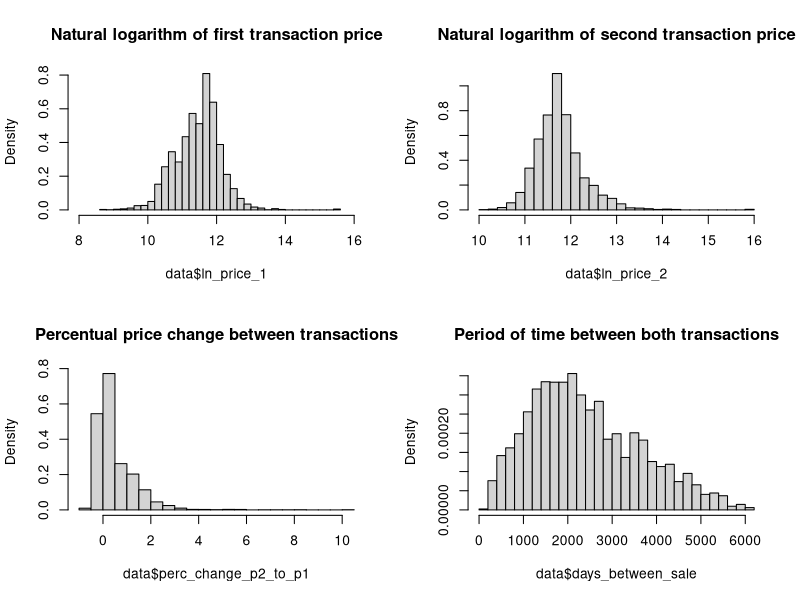
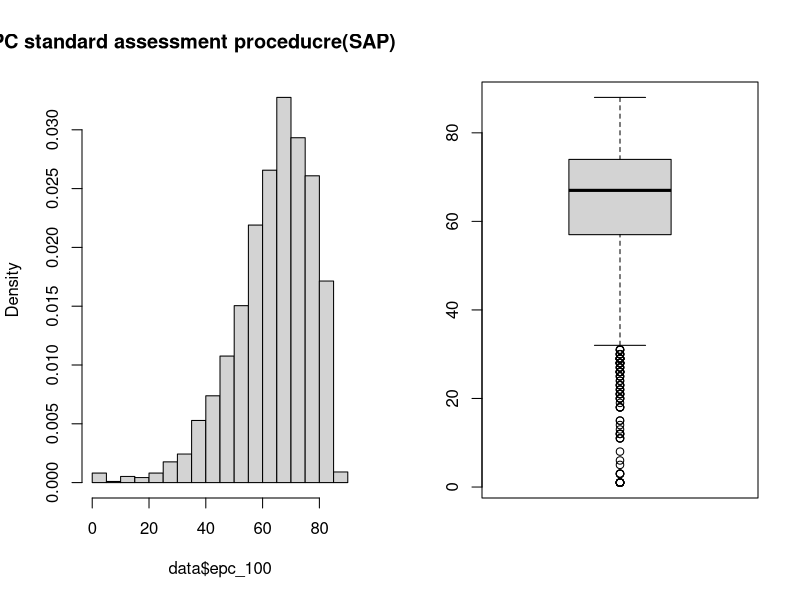
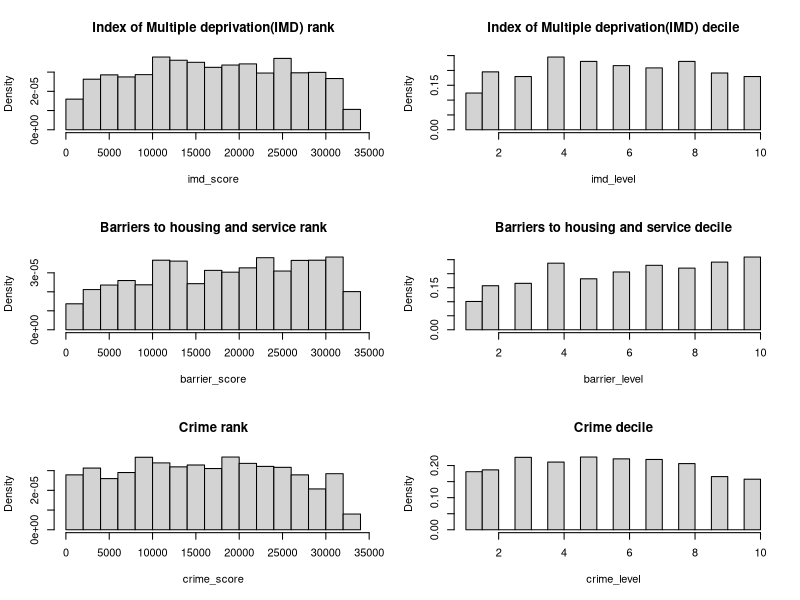
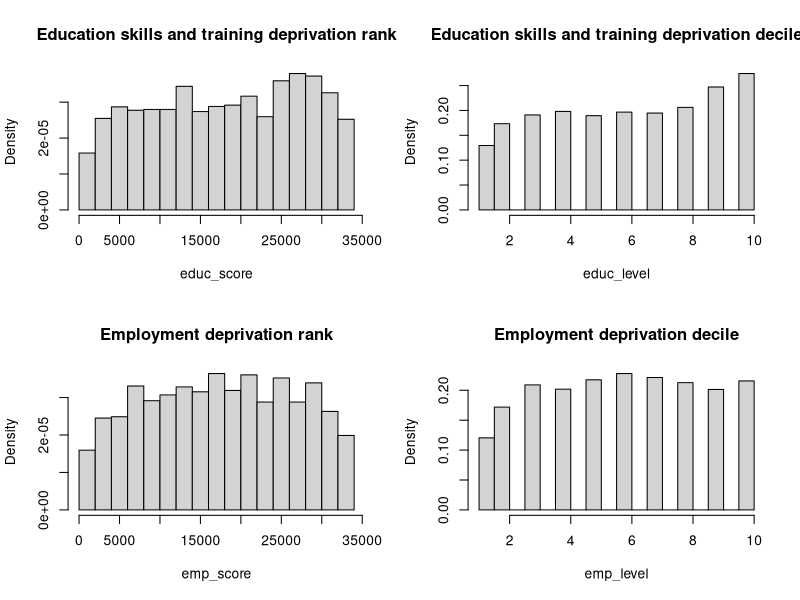

Generate these figures, in order, with R:
#Reproduction of page 7,8 in data paper
data <- read.csv("data.csv")
library(timeDate)
describe <- function(variable) {
    z <- data.frame(
        Mean = mean(variable),
        Median = median(variable),
        Std = sd(variable),
        Skewness = skewness(variable),
        Kurtosis = kurtosis(variable),
        Smallest = min(variable),
        Largest = max(variable),
        Obs = length(variable)
    )
    return(z)
}

result <- rbind(
    describe(data$price_1),
    describe(data$price_2),
    describe(data$ln_price_1),
    describe(data$ln_price_2),
    describe(data$perc_change_p2_to_p1),
    describe(data$days_between_sale)
)

print(result)

#We can add Normality check for the data set. qq plots.

windows()
par(mfrow = c(2, 2))
hist(data$ln_price_1, freq = F, breaks = 30, xlim = range(c(8, 16)),main="Natural logarithm of first transaction price")
hist(data$ln_price_2, freq = F, breaks = 30, xlim = range(c(10, 16)),main="Natural logarithm of second transaction price")
hist(data$perc_change_p2_to_p1, freq = F, breaks = 30,main="Percentual price change between transactions")
hist(data$days_between_sale, freq = F, breaks = 35,main="Period of time between both transactions")

epc <- function(x) {
    f <- as.numeric(table(x)[2])
    if (is.na(f)) {
        f <- 0
    }
    z <- data.frame(
        Frequency = f,
        Fraction = f / 4201
    )
    return(z)
}

epc_band <- rbind(
    epc(data$epc_rating_a),
    epc(data$epc_rating_b),
    epc(data$epc_rating_c),
    epc(data$epc_rating_d),
    epc(data$epc_rating_e),
    epc(data$epc_rating_f),
    epc(data$epc_rating_g)
)

print(epc_band)

windows()
par(mfrow = c(1, 2))
hist(data$epc_100, freq = F,main="EPC standard assessment proceducre(SAP) points")
boxplot(data$epc_100)

windows()
par(mfrow = c(3, 2))

hist(data$imd_score, freq = F,xlab="imd_score", main="Index of Multiple deprivation(IMD) rank")
hist(data$imd_level, freq = F,xlab="imd_level", main="Index of Multiple deprivation(IMD) decile")
hist(data$barrier_score, freq = F, xlab="barrier_score", main="Barriers to housing and service rank")
hist(data$barrier_level, freq = F, xlab="barrier_level", main="Barriers to housing and service decile")
hist(data$crime_score, freq = F,xlab="crime_score", main="Crime rank")
hist(data$crime_level, freq = F,xlab="crime_level", main="Crime decile")

windows()
par(mfrow = c(2, 2))
hist(data$educ_score, freq = F,xlab="educ_score", main="Education skills and training deprivation rank")
hist(data$educ_level, freq = F,xlab="educ_level", main="Education skills and training deprivation decile")
hist(data$emp_score, freq = F,xlab="emp_score", main="Employment deprivation rank")
hist(data$emp_level, freq = F,xlab="emp_level", main="Employment deprivation decile")

#Histogram display needs to be rectified.